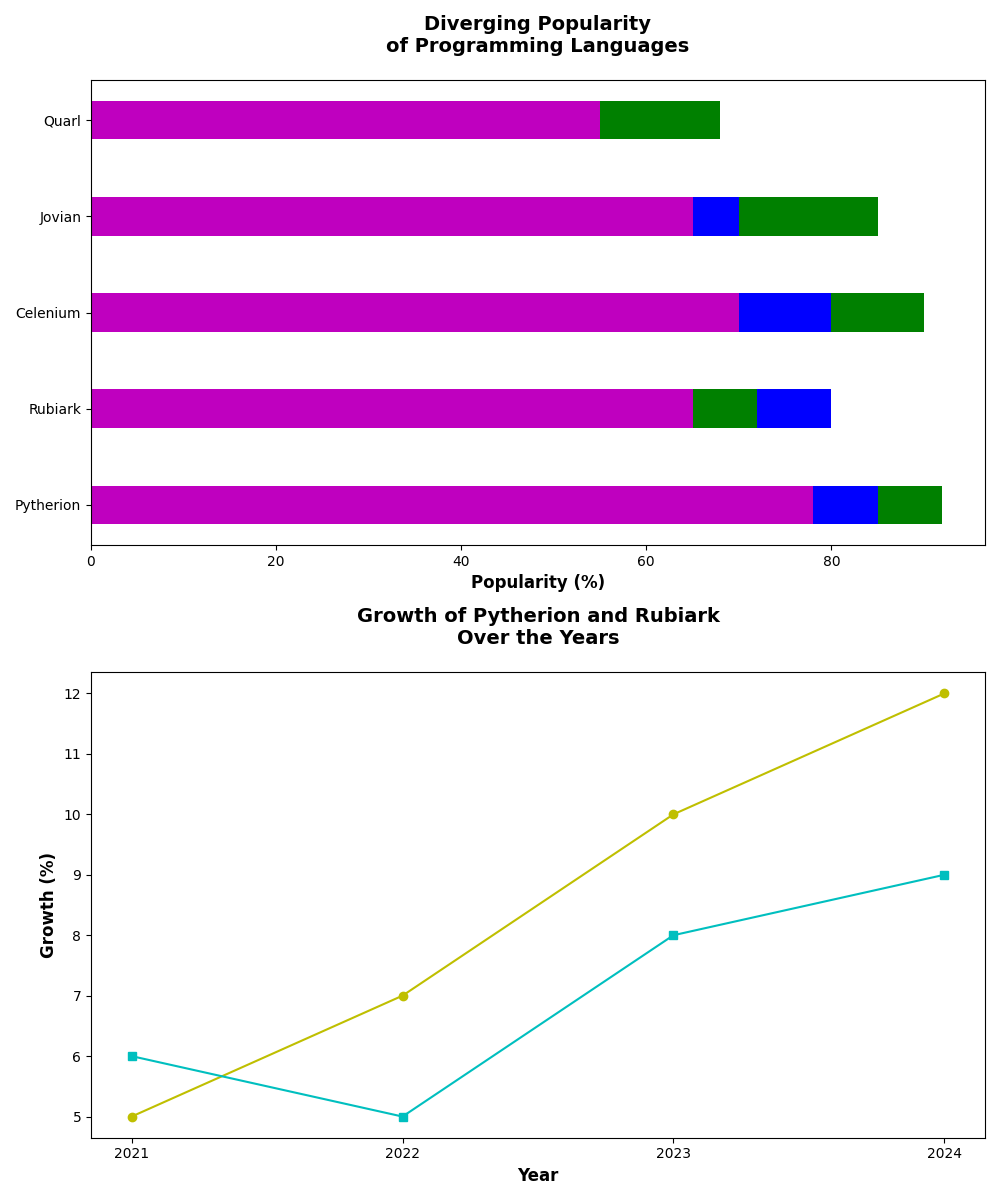

Generate this figure with Python:
import matplotlib.pyplot as plt
import numpy as np

languages = ["Pytherion", "Rubiark", "Celenium", "Jovian", "Quarl"]
xenon_popularity = np.array([85, 65, 90, 70, 55])
zephyr_popularity = np.array([78, 80, 70, 65, 60])
orbis_popularity = np.array([92, 72, 80, 85, 68])

zephyr_deviation = zephyr_popularity - xenon_popularity
orbis_deviation = orbis_popularity - xenon_popularity

bar_width = 0.4
positions = np.arange(len(languages))

fig, (ax1, ax2) = plt.subplots(2, 1, figsize=(10, 12))

# Diverging bar chart
ax1.barh(positions, xenon_popularity, height=bar_width, color='m')
ax1.barh(positions, zephyr_deviation, left=xenon_popularity, height=bar_width, color='b')
ax1.barh(positions, orbis_deviation, left=xenon_popularity, height=bar_width, color='g')

ax1.set_yticks(positions)
ax1.set_yticklabels(languages)
ax1.set_xlabel('Popularity (%)', fontweight='bold', fontsize=12)
ax1.set_title('Diverging Popularity\nof Programming Languages', fontsize=14, fontweight='bold', pad=20)

# Line chart
years = ["2021", "2022", "2023", "2024"]
pytherion_growth = [5, 7, 10, 12]
rubiark_growth = [6, 5, 8, 9]

ax2.plot(years, pytherion_growth, marker='o', color='y')
ax2.plot(years, rubiark_growth, marker='s', color='c')
ax2.set_xlabel('Year', fontweight='bold', fontsize=12)
ax2.set_ylabel('Growth (%)', fontweight='bold', fontsize=12)
ax2.set_title('Growth of Pytherion and Rubiark\nOver the Years', fontsize=14, fontweight='bold', pad=20)

plt.tight_layout()
plt.show()
